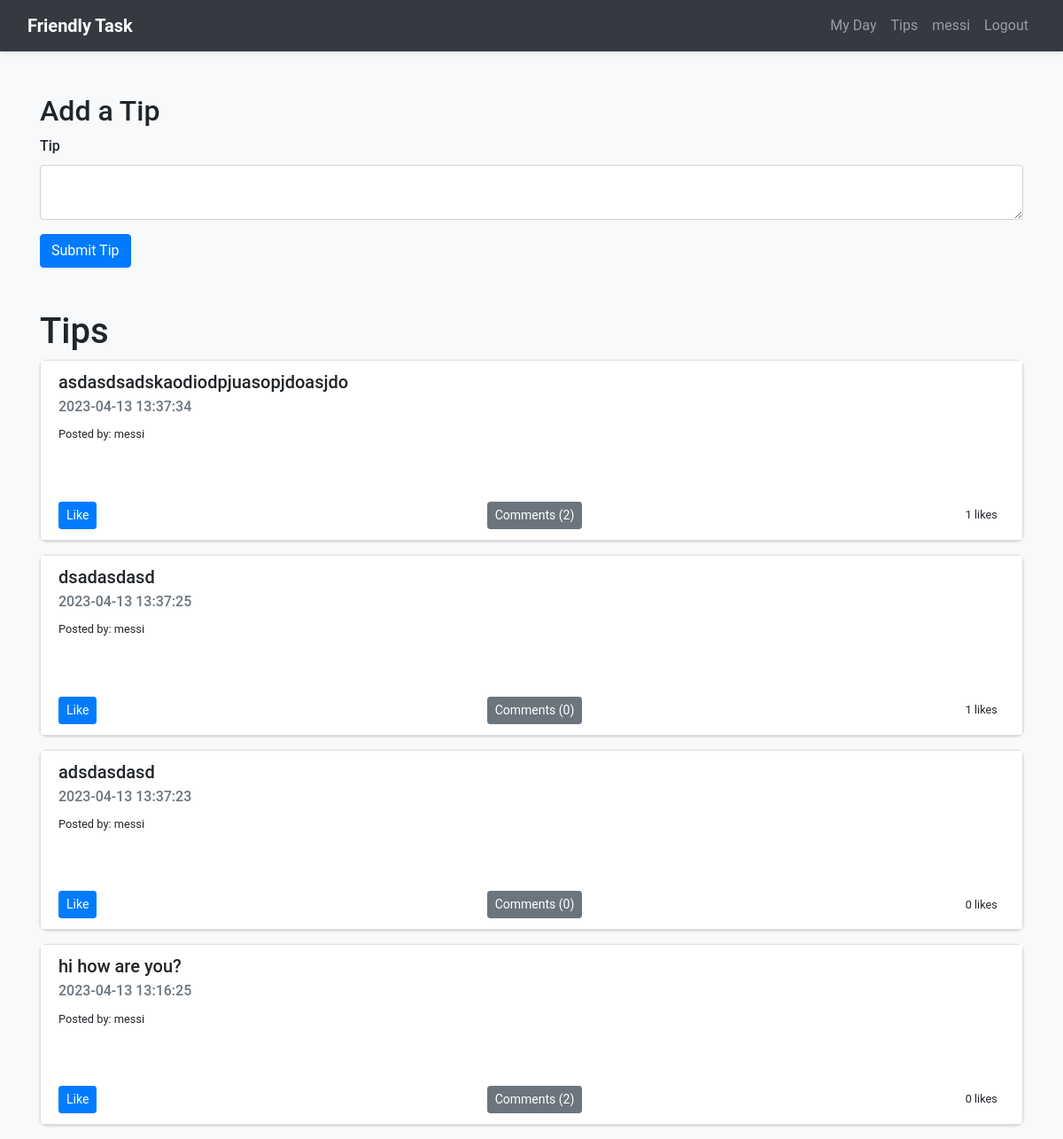
Screenshot of /tips (signed in) with the database file from the repository.
### models.py (models this page shows, shortened)
class User(UserMixin, db.Model):
    id = db.Column(db.Integer, primary_key=True)
    username = db.Column(db.String(20), unique=True, nullable=False)
    email = db.Column(db.String(120), unique=True, nullable=False)
    password_hash = db.Column(db.String(128))
    tokens = db.Column(db.Integer, default=0)
    dark_mode = db.Column(db.Boolean, default=False)
    profile_picture = db.Column(db.String(120), nullable=False, default='static/profile_pics/default.png')
    tasks = db.relationship('Task', backref='user', lazy=True)

class Tip(db.Model):
    id = db.Column(db.Integer, primary_key=True)
    content = db.Column(db.String(140), nullable=False)
    timestamp = db.Column(db.DateTime, default=datetime.utcnow, nullable=False)
    user_id = db.Column(db.Integer, db.ForeignKey('user.id'), nullable=False)
    user = db.relationship('User', backref=db.backref('tips', lazy=True))
    comments = db.relationship('Comment', back_populates='parent_tip', lazy=True)

### app.py (the view, shortened to what this page needs)
@app.route('/tips', methods=['GET', 'POST'])
@login_required
def tips():
    form = TipForm()
    tips = Tip.query.order_by(Tip.timestamp.desc())
    return render_template('tips.html', title='Tips', form=form, tips=tips)

### forms.py
class TipForm(FlaskForm):
    content = TextAreaField('Tip', validators=[DataRequired(), Length(min=10, max=140)])
    submit = SubmitField('Submit Tip')

### app.py (called while the page is built)
@app.context_processor
def utility_processor():
    def get_brand():
        return "Friendly Task"
    return dict(get_brand=get_brand)

### models.py (called while the page is built)
@login_manager.user_loader
def load_user(user_id):
    return User.query.get(int(user_id))

### templates/tips.html (shortened to what this page needs)
{% extends 'base.html' %}
{% block content %}
    <div class="tips-container">
        {% if current_user.is_authenticated %}
            <h2 class="mt-5">Add a Tip</h2>
            <form method="post" class="add-tip-form">
                <div class="form-group">
                    {{ form.content.label(class='form-control-label') }}
                    {{ form.content(class='form-control') }}
                </div>
                {{ form.submit(class='btn btn-primary') }}
            </form>
        {% else %}
            <p class="mt-5">Please login or register to add a tip.</p>
        {% endif %}
        <h1 class="mt-5">Tips</h1>
        {% if tips %}
            {% for tip in tips %}
                <div class="card tip-card mb-3">
                    <div class="card-header">
                        <h5 class="card-title">{{ tip.content }}</h5>
                        <h6 class="card-subtitle mb-2 text-muted">{{ tip.timestamp.strftime('%Y-%m-%d %H:%M:%S') }}</h6>
                        <small>Posted by: {{ tip.user.username }}</small>
                    </div>
                    <div class="card-body">
                    </div>
                    <div class="card-footer">
                        {% if current_user.is_authenticated %}
                            <form method="post" action="{{ url_for('like_tip', tip_id=tip.id) }}">
                                {{ form.submit(class='btn btn-sm btn-primary',value='Like') }}
                            </form>
                        {% endif %}
                        <button type="button" class="btn btn-sm btn-secondary float-right ml-2" data-toggle="modal" data-target="#commentsModal{{ tip.id }}">
                            Comments ({{ tip.comments|length }})
                        </button>
                        <small class="float-right mr-2">{{ tip.likes|length }} likes</small>
                    </div>
                </div>
            {% endfor %}
        {% endif %}
    </div>
{% endblock %}

### templates/base.html (shortened to what this page needs)
<!DOCTYPE html>
<html lang="en">
<head>
    <link rel="stylesheet" href="https://cdn.jsdelivr.net/npm/bootstrap@4.3.1/dist/css/bootstrap.min.css">
    <link rel="stylesheet" href="{{ url_for('static', filename='css/stylesheet.css') }}">
</head>
<body class="{{ 'dark-theme' if current_user.is_authenticated and current_user.dark_mode else 'light-theme' }}">
    <nav class="navbar navbar-expand-md navbar-dark bg-dark">
        <div class="container-fluid">
          <a class="navbar-brand" href="{{ url_for('index') }}">{{ get_brand() }}</a>
          <div class="collapse navbar-collapse justify-content-end" id="navbarNav">
            <ul class="navbar-nav">
              {% if current_user.is_authenticated %}
              <li class="nav-item {% if active == 'my_day' %}active{% endif %}">
                <a class="nav-link" aria-current="page" href="{{ url_for('my_day') }}">My Day</a>
              </li>
              <li class="nav-item {% if active == 'tips' %}active{% endif %}">
                <a class="nav-link" href="{{ url_for('tips') }}">Tips</a>
              </li>
              <li class="nav-item">
                <a class="nav-link" href="{{ url_for('settings') }}">{{ current_user.username }}</a>
              </li>
              <li class="nav-item">
                <a class="nav-link" href="{{ url_for('logout') }}">Logout</a>
              </li>
              {% endif %}
            </ul>
          </div>
        </div>
      </nav>
      <div class="container fade-in" id="page-content">
            {% block content %}{% endblock %}
        </div>
</body>
</html>

### static/css/stylesheet.css (style rules this page uses)
body { font-family: "Roboto", sans-serif; line-height: 1.6; transition: background-color 0.3s ease; }
h1, h2, h3, h4, h5, h6 { font-weight: 500; }
a { color: inherit; text-decoration: none; }
body.light-theme { background-color: #f8f9fa; color: #212529; }
.navbar { background-color: inherit; box-shadow: 0 2px 4px rgba(0, 0, 0, 0.1); transition: background-color 0.3s ease; }
.navbar-brand { font-weight: 600; }
.form-group label { font-weight: 500; }
.btn-primary { background-color: #007bff; border-color: #007bff; }
.card { border-radius: 0.5rem; box-shadow: 0 1px 3px rgba(0, 0, 0, 0.2); }
.card-header, .card-footer { background-color: inherit; border-bottom: none; border-top: none; }
.card-footer { display: flex; justify-content: space-between; align-items: center; }
.fade-in { opacity: 0; transition: opacity 0.5s ease-in-out; }

### rows the page displays
User: username "messi"
Tip: content "asdasdsadskaodiodpjuasopjdoasjdo", timestamp "2023-04-13 13:37:34", user.username "messi", comments|length "2", likes|length "1"
Tip: content "dsadasdasd", timestamp "2023-04-13 13:37:25", user.username "messi", comments|length "0", likes|length "1"
Tip: content "adsdasdasd", timestamp "2023-04-13 13:37:23", user.username "messi", comments|length "0", likes|length "0"
Tip: content "hi how are you?", timestamp "2023-04-13 13:16:25", user.username "messi", comments|length "2", likes|length "0"

### other values shown
{{ get_brand() }} "Friendly Task"
